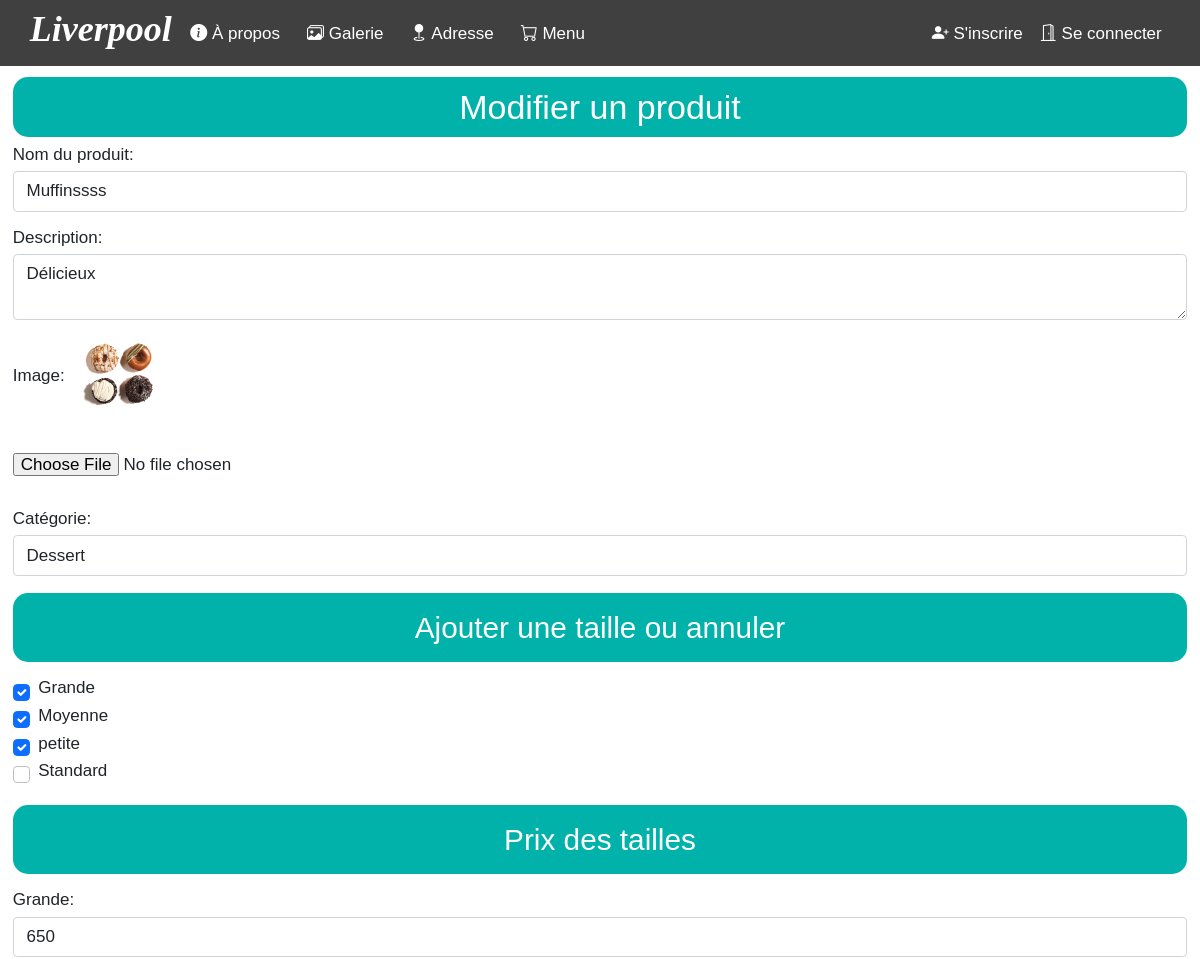
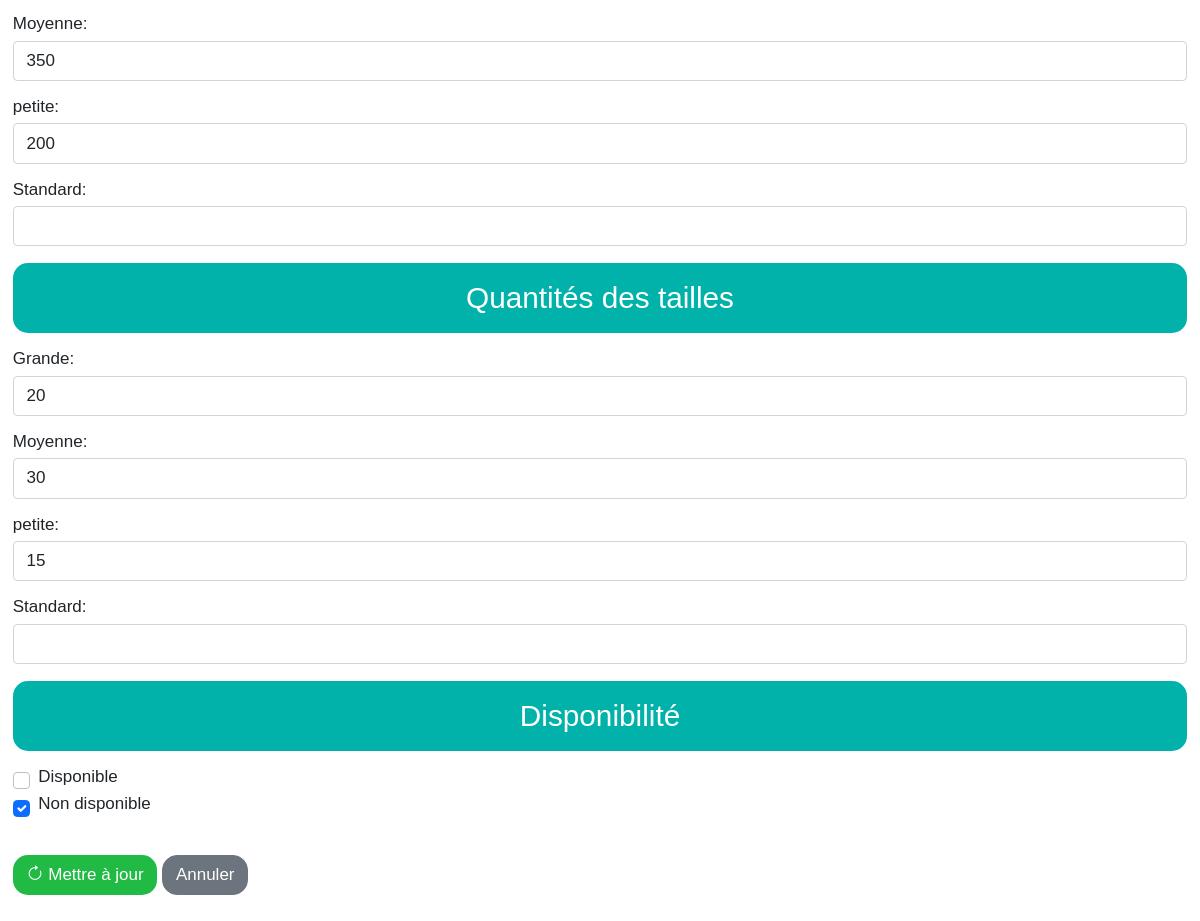
Screenshot of /update_produit.php?id_produit=74 with the database file from the repository (2 pictures, top to bottom).
### tables this page shows
CREATE TABLE IF NOT EXISTS `produits` (
  `id_produit` int(11) NOT NULL AUTO_INCREMENT,
  `nom_produit` varchar(255) NOT NULL,
  `description` text,
  `image` varchar(255) NOT NULL,
  `id_categorie` int(11) NOT NULL,
  `disponibilite` varchar(25) NOT NULL,
  `statut` varchar(255) NOT NULL,
  PRIMARY KEY (`id_produit`),
  KEY `fk_produits_categories` (`id_categorie`)
);

CREATE TABLE IF NOT EXISTS `categories` (
  `id_categorie` int(11) NOT NULL AUTO_INCREMENT,
  `nom_categorie` varchar(50) DEFAULT NULL,
  PRIMARY KEY (`id_categorie`)
);

CREATE TABLE IF NOT EXISTS `tailles` (
  `id_taille` int(11) NOT NULL AUTO_INCREMENT,
  `nom_taille` varchar(255) NOT NULL,
  PRIMARY KEY (`id_taille`)
);

CREATE TABLE IF NOT EXISTS `produits_tailles` (
  `id_produit` int(11) NOT NULL,
  `id_taille` int(11) NOT NULL,
  `prix_taille` float NOT NULL,
  `quantite` int(11) DEFAULT NULL,
  PRIMARY KEY (`id_produit`,`id_taille`),
  KEY `id_taille` (`id_taille`)
);

### update_produit.php (the view, shortened to what this page needs)
<?php
$connexion = new PDO('mysql:host=localhost;dbname=liverpool;charset=utf8', 'root', '');
$id_produit = $_GET['id_produit'];
$select_produit = $connexion->prepare('SELECT * FROM produits WHERE id_produit = ?');
$select_produit->execute(array($id_produit));
$produit = $select_produit->fetch(PDO::FETCH_ASSOC);
$select_categories = $connexion->query('SELECT * FROM categories');
$categories = $select_categories->fetchAll(PDO::FETCH_ASSOC);
$select_tailles = $connexion->query('SELECT * FROM tailles');
$tailles = $select_tailles->fetchAll(PDO::FETCH_ASSOC);
$select_produit_tailles = $connexion->prepare('SELECT * FROM produits_tailles WHERE id_produit = ?');
$select_produit_tailles->execute(array($id_produit));
$produit_tailles = $select_produit_tailles->fetchAll(PDO::FETCH_ASSOC);
?>
<?php require "header.php"; ?><br><br><br>
<div class="container">
    <h2 style="text-align: center; background-color: #00B2A9; color: white; border-radius: 15px; padding: 10px;">Modifier un produit</h2>
    <form method="POST" enctype="multipart/form-data">
        <div class="form-group">
            <label for="nom_produit">Nom du produit:</label>
            <input type="text" class="form-control" id="nom_produit" name="nom_produit" value="<?php echo $produit['nom_produit']; ?>">
        </div>
        <div class="form-group">
            <label for="description">Description:</label>
            <textarea class="form-control" id="description" name="description"><?php echo $produit['description']; ?></textarea>
        </div>
        <div class="form-group">
            <label for="image">Image:</label>
            <?php if (!empty($produit['image'])) : ?>
                <img src="img/<?php echo $produit['image']; ?>" alt="Image actuelle" width="100">
                <div class="form-check mt-2">
                </div>
            <?php endif; ?>
            <input type="file" class="form-control-file" id="image" name="image">
        </div><br>
        <div class="form-group">
            <label for="categorie">Catégorie:</label>
            <select class="form-control" id="categorie" name="categorie">
                <?php foreach ($categories as $categorie) : ?>
                    <option value="<?php echo $categorie['nom_categorie']; ?>" <?php if ($categorie['id_categorie'] == $produit['id_categorie']) echo 'selected'; ?>><?php echo $categorie['nom_categorie']; ?></option>
                <?php endforeach; ?>
            </select>
        </div>
        <div class="form-group">
            <div class="form-group text-center" style="background-color: #00B2A9; color: white; border-radius: 15px; "><br>
                <label><h3>Ajouter une taille ou annuler</h3></label>
            </div>
            <?php foreach ($tailles as $taille) : ?>
                <div class="form-check">
                    <input class="form-check-input" type="checkbox" name="taille[]" value="<?php echo $taille['id_taille']; ?>" <?php foreach ($produit_tailles as $produit_taille) if ($produit_taille['id_taille'] == $taille['id_taille']) echo 'checked'; ?>>
                    <label class="form-check-label"><?php echo $taille['nom_taille']; ?></label>
                </div>
            <?php endforeach; ?>
        </div>
        <div class="form-group">
            <div class="form-group text-center" style="background-color: #00B2A9; color: white; border-radius: 15px; "><br>
                <label><h3>Prix des tailles</h3></label>
            </div>
            <?php foreach ($tailles as $key => $taille) : ?>
                <div class="form-group">
                    <label for="prix_taille_<?php echo $key; ?>"><?php echo $taille['nom_taille']; ?>:</label>
                    <input type="text" class="form-control" id="prix_taille_<?php echo $key; ?>" name="prix_taille[]" value="<?php foreach ($produit_tailles as $produit_taille) if ($produit_taille['id_taille'] == $taille['id_taille']) echo $produit_taille['prix_taille']; ?>">
                </div>
            <?php endforeach; ?>
        </div>
        <div class="form-group">
            <div class="form-group text-center" style="background-color: #00B2A9; color: white; border-radius: 15px; "><br>
                <label><h3>Quantités des tailles</h3></label>
            </div>
            <?php foreach ($tailles as $key => $taille) : ?>
                <div class="form-group">
                    <label for="quantite_<?php echo $key; ?>"><?php echo $taille['nom_taille']; ?>:</label>
                    <input type="text" class="form-control" id="quantite_<?php echo $key; ?>" name="quantite[]" value="<?php foreach ($produit_tailles as $produit_taille) if ($produit_taille['id_taille'] == $taille['id_taille']) echo $produit_taille['quantite']; ?>">
                </div>
            <?php endforeach; ?>
        </div>
        <div class="form-group">
            <div class="form-group text-center" style="background-color: #00B2A9; color: white; border-radius: 15px; "><br>
                <label><h3>Disponibilité</h3></label>
            </div>
            <div class="form-check">
                <input class="form-check-input" type="checkbox" name="disponibilite" value="1" <?php if ($produit['disponibilite'] == 1) echo 'checked'; ?>>
                <label class="form-check-label">Disponible</label>
            </div>
            <div class="form-check">
                <input class="form-check-input" type="checkbox" name="non_disponible" value="1" <?php if ($produit['disponibilite'] == 0) echo 'checked'; ?>>
                <label class="form-check-label">Non disponible</label>
            </div>
        </div>
        <br>
        <button type="submit" class="btn btn " style="background-color: #21BA45; color: white; border-radius: 15px; ">
                           <i class="bi bi-arrow-clockwise"></i> Mettre à jour
                        </button>
        <a href="gestion_produit.php" class="btn btn-secondary" style=" color: white; border-radius: 15px; ">Annuler</a>
    </form>
</div>
<br>

### css/c.css (style rules this page uses)
* { margin: 0; padding: 0; font-family: 'Century Gothic', sans-serif; font-size: 17px; font-weight: normal; line-height: 1; }
body { overflow-y: scroll; overflow-x: hidden; }

### header.php (style rules this page uses)
.container { background: #fff; }
@media (min-width: 1130px) { .container { max-width: 1330px; } }

### rows the page displays
produits: nom_produit "Muffinssss", description "Délicieux", image (picture), categorie "Dessert", disponibilite "☑"
tailles: id_taille "☑", nom_taille "Grande"
tailles: id_taille "☑", nom_taille "Moyenne"
tailles: id_taille "☑", nom_taille "petite"
tailles: nom_taille "Standard"
produits_tailles: prix_taille "650", quantite "20"
produits_tailles: prix_taille "350", quantite "30"
produits_tailles: prix_taille "200", quantite "15"
